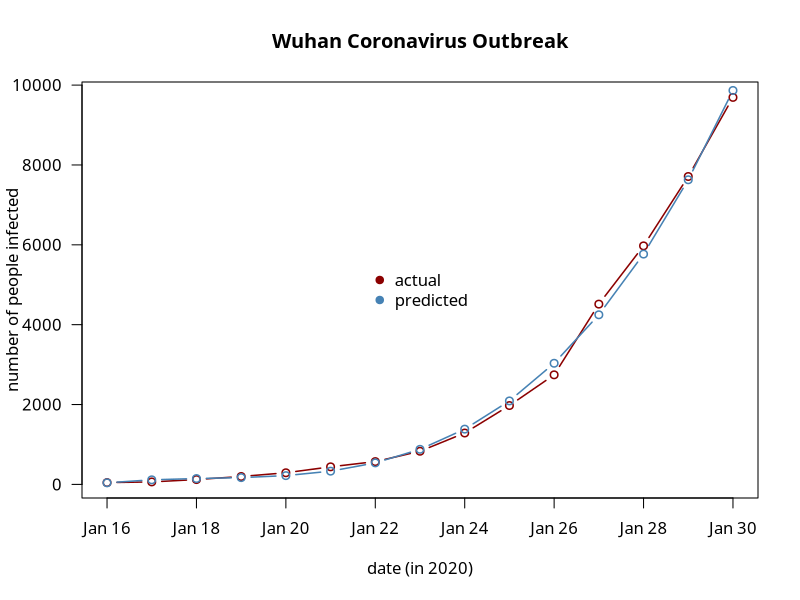

This chart was generated by the following R code:



## data sources:
## * https://www.who.int/emergencies/diseases/novel-coronavirus-2019/situation-reports
## * https://en.wikipedia.org/wiki/2019%E2%80%9320_Wuhan_coronavirus_outbreak

outbreak <- data.frame(
    date = seq.Date(as.Date("2020-01-16"), as.Date("2020-01-30"), by = "days"),
    cumulative_count = c(45, 62, 121, 198, 291, 440, 571, 830, 1287, 1975, 2744, 4515, 5974, 7711, 9692)
)

poly_fit <- lm(cumulative_count ~ poly(date, 3), data = outbreak)
summary(poly_fit)
outbreak$preds <- predict(poly_fit)

png(filename = "./wuhan-virus-outbreak-modeling.png", 7, 7, units = "in", res = 300)
par(family = "Carlito")
plot(outbreak$date, outbreak$cumulative_count, pch = 1, col = "red4", type = "b",
     ylab = "number of people infected", xlab = "date (in 2020)", las = 1,
     main = "Wuhan Coronavirus Outbreak", lwd = 1.5)
points(outbreak$date, outbreak$preds, pch = 1, col = "steelblue", type = "b", lwd = 1.5)
legend("center", legend = c("actual", "predicted"), bty = "n", pch = 19, col = c("red4", "steelblue"))
dev.off()
